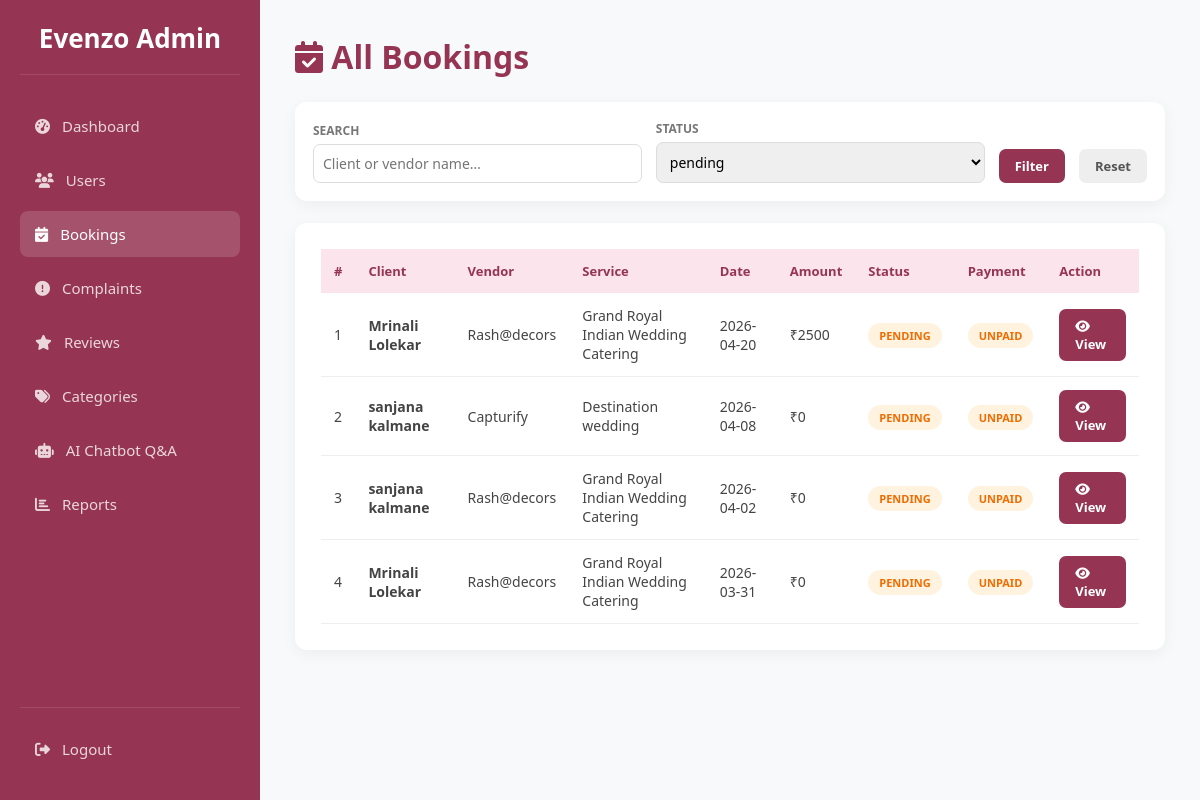
Page /admin/bookings?status=pending (signed in) on the earlier database version.
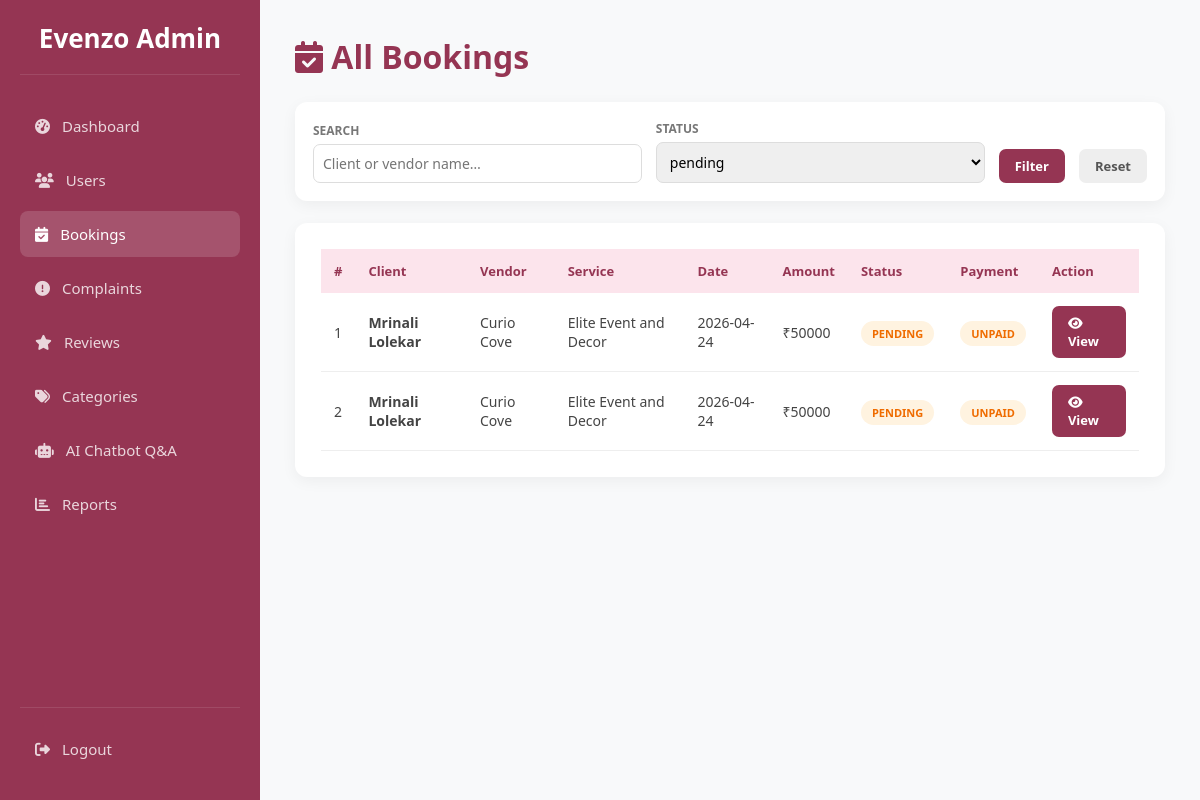
Same page on the later database version.
### tables this page shows
CREATE TABLE bookings (
            id INTEGER PRIMARY KEY AUTOINCREMENT,
            client_id INTEGER NOT NULL,
            manager_id INTEGER NOT NULL,
            service_id INTEGER,
            event_date DATE NOT NULL,
            status TEXT DEFAULT 'pending', -- pending, confirmed, rejected
            total_amount REAL,
            payment_status TEXT DEFAULT 'unpaid',
            created_at TIMESTAMP DEFAULT CURRENT_TIMESTAMP, client_phone TEXT, client_message TEXT, selected_package TEXT, event_location TEXT, cancelled_by TEXT, cancel_reason TEXT, transaction_id TEXT, receipt_number TEXT, cf_order_id TEXT,
            FOREIGN KEY (client_id) REFERENCES users (id),
            FOREIGN KEY (manager_id) REFERENCES users (id),
            FOREIGN KEY (service_id) REFERENCES services (id)
        );

CREATE TABLE users (
            id INTEGER PRIMARY KEY AUTOINCREMENT,
            full_name TEXT NOT NULL,
            email TEXT UNIQUE NOT NULL,
            password TEXT NOT NULL,
            role TEXT CHECK(role IN ('user', 'admin', 'eventmanager')) NOT NULL,
            is_approved INTEGER DEFAULT 0, -- 0=Pending, 1=Approved by Admin
            created_at TIMESTAMP DEFAULT CURRENT_TIMESTAMP
        , reset_otp TEXT, is_active INTEGER DEFAULT 1);

CREATE TABLE manager_profiles (
            id INTEGER PRIMARY KEY AUTOINCREMENT,
            user_id INTEGER NOT NULL,
            business_name TEXT NOT NULL,
            phone TEXT NOT NULL,
            license_path TEXT, -- Path to uploaded JPEG/PDF license
            bio TEXT,
            base_price REAL DEFAULT 0.0,
            rating REAL DEFAULT 0.0, profile_pic TEXT, location TEXT, -- For the "Ratings/Reviews system"
            FOREIGN KEY (user_id) REFERENCES users (id) ON DELETE CASCADE
        );

CREATE TABLE services (
                id INTEGER PRIMARY KEY AUTOINCREMENT,
                manager_id INTEGER NOT NULL,
                category TEXT,
                service_name TEXT NOT NULL,
                service_location TEXT,       
                services_offered TEXT,       
                experience_years INTEGER,    
                pricing TEXT,                
                images TEXT,                 
                description TEXT, unavailable_dates TEXT, pkg_basic_name TEXT DEFAULT 'Basic (Silver)', pkg_basic_price REAL DEFAULT 0.0, pkg_basic_desc TEXT, pkg_premium_name TEXT DEFAULT 'Premium (Gold)', pkg_premium_price REAL DEFAULT 0.0, pkg_premium_desc TEXT, pkg_luxury_name TEXT DEFAULT 'Luxury (Platinum)', pkg_luxury_price REAL DEFAULT 0.0, pkg_luxury_desc TEXT, package_tier TEXT DEFAULT 'Standard', is_active INTEGER DEFAULT 1,
                FOREIGN KEY (manager_id) REFERENCES users (id) ON DELETE CASCADE
            );

### app.py (the view)
@app.route('/admin/bookings')
def admin_bookings():
    if 'user_id' not in session or session['role'] != 'admin':
        return redirect(url_for('index'))
    conn = get_db_connection()
    status_f = request.args.get('status', '')
    search   = request.args.get('q', '')
    query = '''
        SELECT b.*, u.full_name as client_name, m.business_name, s.service_name
        FROM bookings b
        JOIN users u ON b.client_id=u.id
        JOIN manager_profiles m ON b.manager_id=m.user_id
        LEFT JOIN services s ON b.service_id=s.id WHERE 1=1
    '''
    params = []
    if status_f:
        query += " AND b.status=?"
        params.append(status_f)
    if search:
        query += " AND (u.full_name LIKE ? OR m.business_name LIKE ?)"
        params += [f'%{search}%', f'%{search}%']
    query += " ORDER BY b.created_at DESC"
    bookings = conn.execute(query, params).fetchall()
    conn.close()
    return render_template('admin_bookings.html', bookings=bookings, status_f=status_f, search=search)

### app.py (called while the page is built)
def get_db_connection():
    conn = sqlite3.connect('database.db', timeout=10)
    conn.row_factory = sqlite3.Row
    conn.execute("PRAGMA foreign_keys = ON")
    return conn

### frontend/templates/admin_bookings.html (shortened to what this page needs)
<!DOCTYPE html>
<html lang="en">
<head>
<link rel="stylesheet" href="https://cdnjs.cloudflare.com/ajax/libs/font-awesome/6.4.0/css/all.min.css">
</head>
<body>
<div class="sidebar">
  <div class="logo">Evenzo Admin</div>
  <nav>
    <a class="nav-item" href="{{ url_for('admin_dashboard') }}"><i class="fas fa-tachometer-alt"></i> Dashboard</a>
    <a class="nav-item" href="{{ url_for('admin_users') }}"><i class="fas fa-users"></i> Users</a>
    <a class="nav-item active" href="{{ url_for('admin_bookings') }}"><i class="fas fa-calendar-check"></i> Bookings</a>
    <a class="nav-item" href="{{ url_for('admin_complaints') }}"><i class="fas fa-exclamation-circle"></i> Complaints</a>
    <a class="nav-item" href="{{ url_for('admin_reviews') }}"><i class="fas fa-star"></i> Reviews</a>
    <a class="nav-item" href="{{ url_for('admin_categories') }}"><i class="fas fa-tags"></i> Categories</a>
    <a class="nav-item" href="{{ url_for('admin_chatbot') }}"><i class="fas fa-robot"></i> AI Chatbot Q&A</a>
    <a class="nav-item" href="{{ url_for('admin_reports') }}"><i class="fas fa-chart-bar"></i> Reports</a>
  </nav>
  <div class="logout-box"><a class="nav-item" href="{{ url_for('logout') }}"><i class="fas fa-sign-out-alt"></i> Logout</a></div>
</div>
<div class="main">
  <h1 style="color:var(--primary);margin-bottom:24px"><i class="fas fa-calendar-check"></i> All Bookings</h1>
  <form method="GET" class="filter-bar">
    <div class="fg"><label>Search</label><input name="q" value="{{ search }}" placeholder="Client or vendor name…"></div>
    <div class="fg"><label>Status</label>
      <select name="status">
        <option {% if status_f=='pending' %}selected{% endif %}>pending</option>
      </select>
    </div>
    <button type="submit" class="btn">Filter</button>
    <a href="{{ url_for('admin_bookings') }}" class="btn" style="background:#eee;color:#555;text-decoration:none">Reset</a>
  </form>
  <div class="card">
    {% if bookings %}
    <div style="overflow-x:auto">
    <table><thead><tr><th>#</th><th>Client</th><th>Vendor</th><th>Service</th><th>Date</th><th>Amount</th><th>Status</th><th>Payment</th><th>Action</th></tr></thead><tbody>
    {% for b in bookings %}
    <tr>
      <td>{{ loop.index }}</td>
      <td><strong>{{ b.client_name }}</strong></td>
      <td>{{ b.business_name }}</td>
      <td>{{ b.service_name or '—' }}</td>
      <td>{{ b.event_date }}</td>
      <td>₹{{ "%.0f"|format(b.total_amount or 0) }}</td>
      <td><span class="badge badge-{{ b.status }}">{{ b.status }}</span></td>
      <td><span class="badge badge-{{ b.payment_status }}">{{ b.payment_status }}</span></td>
      <td><a href="{{ url_for('admin_view_booking', booking_id=b.id) }}" class="btn btn-view btn-sm"><i class="fas fa-eye"></i> View</a></td>
    </tr>
    {% endfor %}
    </tbody></table></div>
    {% else %}
    <p style="text-align:center;padding:40px;color:#aaa">No bookings found.</p>
    {% endif %}
  </div>
</div>
</body>
</html>

Differences in the rows shown:
no longer on this page (row unchanged): bookings: client_name "Mrinali Lolekar", business_name "Rash@decors", service_name "Grand Royal Indian Wedding Catering", event_date "2026-04-20", total_amount "2500", status "PENDING", payment_status "UNPAID"
no longer on this page (row unchanged): bookings: client_name "sanjana kalmane", business_name "Capturify", service_name "Destination wedding", event_date "2026-04-08", total_amount "0", status "PENDING", payment_status "UNPAID"
no longer on this page (row unchanged): bookings: client_name "sanjana kalmane", business_name "Rash@decors", service_name "Grand Royal Indian Wedding Catering", event_date "2026-04-02", total_amount "0", status "PENDING", payment_status "UNPAID"
no longer on this page (row unchanged): bookings: client_name "Mrinali Lolekar", business_name "Rash@decors", service_name "Grand Royal Indian Wedding Catering", event_date "2026-03-31", total_amount "0", status "PENDING", payment_status "UNPAID"
added bookings: client_name "Mrinali Lolekar", business_name "Curio Cove", service_name "Elite Event and Decor", event_date "2026-04-24", total_amount "50000", status "PENDING", payment_status "UNPAID"
added bookings: client_name "Mrinali Lolekar", business_name "Curio Cove", service_name "Elite Event and Decor", event_date "2026-04-24", total_amount "50000", status "PENDING", payment_status "UNPAID"
